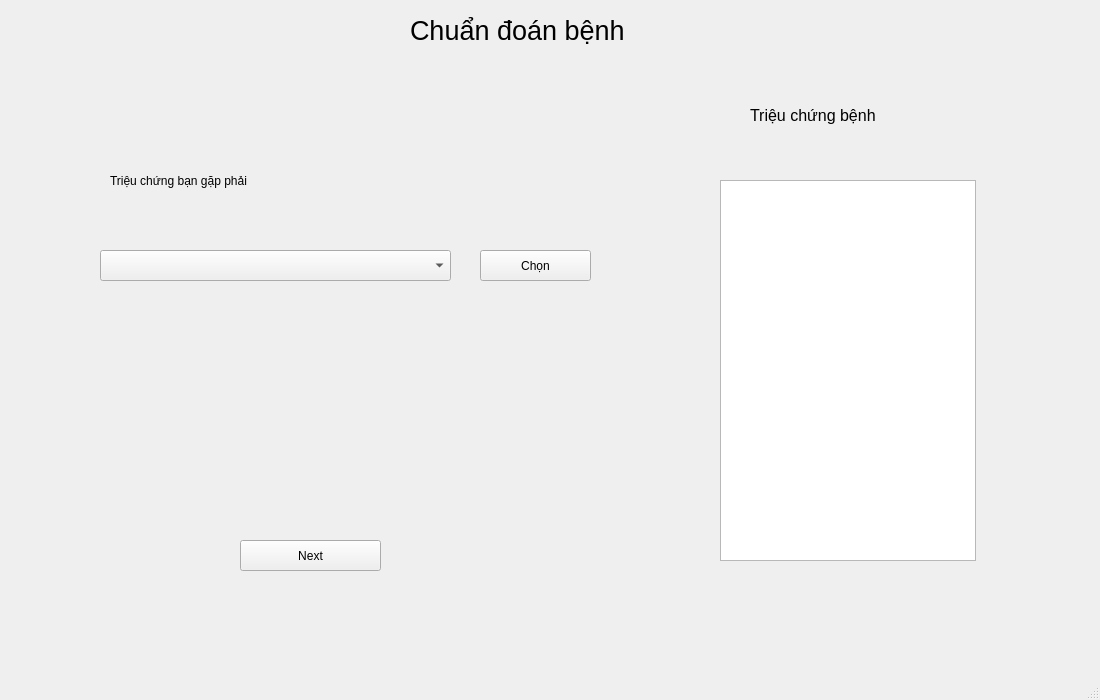
<?xml version="1.0" encoding="UTF-8"?>
<ui version="4.0">
 <class>MainWindow</class>
 <widget class="QMainWindow" name="MainWindow">
  <property name="geometry">
   <rect>
    <x>0</x>
    <y>0</y>
    <width>1100</width>
    <height>700</height>
   </rect>
  </property>
  <property name="windowTitle">
   <string>MainWindow</string>
  </property>
  <widget class="QWidget" name="centralwidget">
   <widget class="QLabel" name="label">
    <property name="geometry">
     <rect>
      <x>410</x>
      <y>10</y>
      <width>261</width>
      <height>40</height>
     </rect>
    </property>
    <property name="font">
     <font>
      <pointsize>20</pointsize>
     </font>
    </property>
    <property name="text">
     <string>Chuẩn đoán bệnh</string>
    </property>
   </widget>
   <widget class="QLabel" name="label_2">
    <property name="geometry">
     <rect>
      <x>750</x>
      <y>100</y>
      <width>251</width>
      <height>30</height>
     </rect>
    </property>
    <property name="font">
     <font>
      <pointsize>12</pointsize>
     </font>
    </property>
    <property name="text">
     <string>Triệu chứng bệnh</string>
    </property>
   </widget>
   <widget class="QLabel" name="label_3">
    <property name="geometry">
     <rect>
      <x>110</x>
      <y>140</y>
      <width>291</width>
      <height>81</height>
     </rect>
    </property>
    <property name="styleSheet">
     <string notr="true">font: 14pt &quot;MS Shell Dlg 2&quot;;</string>
    </property>
    <property name="text">
     <string>Triệu chứng bạn gặp phải</string>
    </property>
   </widget>
   <widget class="QComboBox" name="comboBox">
    <property name="geometry">
     <rect>
      <x>100</x>
      <y>250</y>
      <width>351</width>
      <height>31</height>
     </rect>
    </property>
   </widget>
   <widget class="QPushButton" name="pushButton">
    <property name="geometry">
     <rect>
      <x>480</x>
      <y>250</y>
      <width>111</width>
      <height>31</height>
     </rect>
    </property>
    <property name="styleSheet">
     <string notr="true">font: 10pt &quot;MS Shell Dlg 2&quot;;</string>
    </property>
    <property name="text">
     <string>Chọn</string>
    </property>
   </widget>
   <widget class="QTextBrowser" name="textBrowser">
    <property name="geometry">
     <rect>
      <x>720</x>
      <y>180</y>
      <width>256</width>
      <height>381</height>
     </rect>
    </property>
   </widget>
   <widget class="QPushButton" name="pushButton_2">
    <property name="geometry">
     <rect>
      <x>240</x>
      <y>540</y>
      <width>141</width>
      <height>31</height>
     </rect>
    </property>
    <property name="styleSheet">
     <string notr="true">font: 10pt &quot;MS Shell Dlg 2&quot;;</string>
    </property>
    <property name="text">
     <string>Next</string>
    </property>
   </widget>
  </widget>
  <widget class="QMenuBar" name="menubar">
   <property name="geometry">
    <rect>
     <x>0</x>
     <y>0</y>
     <width>1100</width>
     <height>26</height>
    </rect>
   </property>
  </widget>
  <widget class="QStatusBar" name="statusbar"/>
 </widget>
 <resources/>
 <connections/>
</ui>
